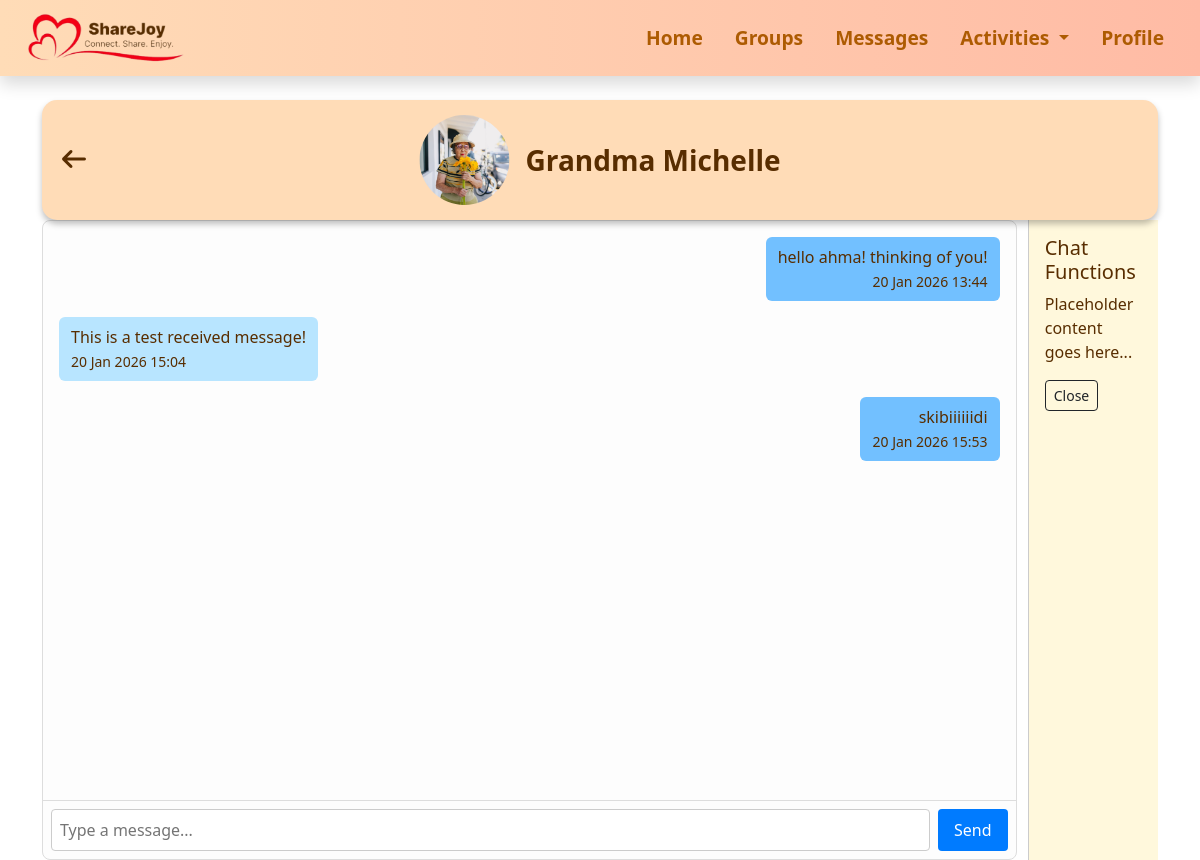
The page /textchat/1 on the database its author committed.
### messages.py (models this page shows)
class Contact(db.Model):
    __tablename__ = 'contact'
    id = db.Column(db.Integer, primary_key=True)
    name = db.Column(db.String(100), nullable=False)
    phone = db.Column(db.String(20))
    short_desc = db.Column(db.String(120))
    image_url = db.Column(db.String(200))
    messages = db.relationship("Message", backref="contact", lazy=True)
    chat_group = db.Column(db.String(50))       # e.g. Family, Friends, Work
    message_status = db.Column(db.String(20))   # e.g. Unread, Read, Archived

class Message(db.Model):
    id = db.Column(db.Integer, primary_key=True)
    username = db.Column(db.String(80), nullable=False)
    content = db.Column(db.Text, nullable=False)
    timestamp = db.Column(db.DateTime, default=lambda: datetime.now(pytz.utc) + timedelta(hours=1))
    contact_id = db.Column(db.Integer, db.ForeignKey("contact.id"), nullable=True)

### app.py (the view, shortened to what this page needs)
@app.route("/textchat/<int:contact_id>", methods=["GET", "POST"])
def textchat(contact_id):
    contact = Contact.query.get_or_404(contact_id)
    all_messages = Message.query.filter_by(contact_id=contact.id).order_by(Message.timestamp.asc()).all()
    return render_template("textchat.html", contact=contact, messages=all_messages, title="Chat Room")

### app.py (called while the page is built)
@app.template_filter("sgtime")
def sgtime(dt):
    if not dt:
        return ""
    if dt.tzinfo is None:
        dt = dt.replace(tzinfo=pytz.utc)
    sg_tz = pytz.timezone("Asia/Singapore")
    return dt.astimezone(sg_tz).strftime("%d %b %Y %H:%M")

### templates/textchat.html (shortened to what this page needs)
{% extends "base.html" %}
{% block extra_css %}
<link rel="stylesheet" href="{{ url_for('static', filename='css/textchat.css') }}">
{% endblock %}
{% block content %}
<div class="section-box">
  <a href="{{ url_for('messages') }}" class="btn btn-link p-0 back-arrow">
    <i class="fa-solid fa-arrow-left"></i>
  </a>
  <div class="text-pfp-container">
    <img src="{{ url_for('static', filename=(contact.image_url if contact.image_url else 'images/default_pfp.jpg')) }}"
         alt="{{ contact.name }} picture" class="pfp">
    <span class="contact-name fw-semibold">{{ contact.name }}</span>
  </div>
</div>
<div class="chat-wrapper">
  <div class="chat-container" id="chatContainer">
    <div class="messages-area">
      {% for message in messages %}
        <div class="message {% if message.username == 'me' %}sent{% else %}received{% endif %}">
          <div>{{ message.content }}</div>
          <small>{{ message.timestamp|sgtime }}</small>
        </div>
      {% endfor %}
    </div>
    <form method="POST" class="input-area">
      <input type="text" name="content" class="message-input" placeholder="Type a message..." required>
      <button type="submit" class="send-button">Send</button>
    </form>
  </div>
  <div class="right-pane" id="rightPane">
    <h5>Chat Functions</h5>
    <p>Placeholder content goes here...</p>
    <button type="button" class="btn btn-sm btn-outline-dark" onclick="togglePane()">Close</button>
  </div>
</div>
{% endblock %}

### static/css/base.css (style rules this page uses)
.section-box { width: 100%; min-height: 100px; color: #582D00; background-color: #fff2e6; box-shadow: 0 4px 6px rgba(0, 0, 0, 0.256); padding: 20px 20px 15px 20px; margin: 2rem auto; border-radius: 15px; }
body, input, textarea, .form-label, .formL { color: #582D00 !important; }
.fa-arrow-left { color: #582D00; font-weight: semibold; font-size: 1.5rem; }

### static/css/textchat.css (style rules this page uses)
.section-box { position: relative; width: 100%; min-height: 120px; background-color: #FFDCB7; margin: 0; }
.back-arrow { position: absolute; left: 1rem; top: 50%; transform: translateY(-50%); }
.text-pfp-container { position: absolute; left: 50%; top: 50%; transform: translate(-50%, -50%); display: inline-flex; align-items: center; gap: 1rem; }
.pfp { width: 90px; height: 90px; object-fit: cover; border-radius: 50%; }
.contact-name { font-size: 1.75rem; font-weight: bold; margin: 0; white-space: nowrap; }
.chat-container { background: #fdfdfd; border: 1px solid #ddd; border-radius: 8px; display: flex; align-self: flex-start; flex-direction: column; height: 80vh; }
.messages-area { flex: 1; overflow-y: auto; padding: 1rem; }
.message { margin-bottom: 1rem; padding: .5rem .75rem; border-radius: 6px; max-width: fit-content; align-self: flex-end; }
.message.sent { background: #72C0FF; margin-left: auto; text-align: right; }
.message.received { background: #B8E5FF; margin-right: auto; text-align: left; }
.input-area { display: flex; border-top: 1px solid #ddd; padding: .5rem; }
.message-input { flex: 1; padding: .5rem; border: 1px solid #ccc; border-radius: 4px; }
.send-button { margin-left: .5rem; padding: .5rem 1rem; border: none; background: #007bff; color: white; border-radius: 4px; cursor: pointer; }
.chat-wrapper { display: flex; width: 100%; height: 80vh; margin: 0; }
.chat-container { flex: 1; display: flex; flex-direction: column; transition: flex 0.3s ease; }
.right-pane { margin-left: 1%; flex: 0.1; overflow: hidden; transition: flex 0.3s ease; background-color: #FFF8DC; border-left: 1px solid #ccc; padding: 1rem; }

### rows shown on the page
Contact: image_url (picture), name "Grandma Michelle"
Message: content "hello ahma! thinking of you!", timestamp|sgtime "20 Jan 2026 13:44"
Message: content "This is a test received message!", timestamp|sgtime "20 Jan 2026 15:04"
Message: content "skibiiiiiidi", timestamp|sgtime "20 Jan 2026 15:53"
